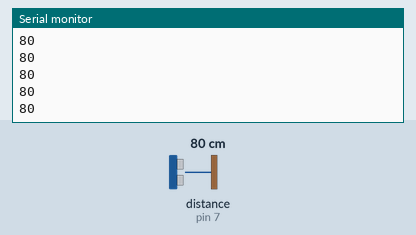
Recording of a sketch running on a simulated Arduino Uno, built with avr-gcc and run on an emulated ATmega328P. Parts: the last lines printed to the serial monitor. Wiring (inferred from the names in the program): ultrasonic range finder: trigger pin 6; echo pin 7. Inputs (shaded band) come from the test bench; at power-on: distance to the obstacle (sensor on pin 7) 80 cm. The echo pulse lasts 58.3 µs per cm.

Above: at 1.2 s.
1.3 s: distance to the obstacle (sensor on pin 7) set to 2 cm
At 2.2 s:
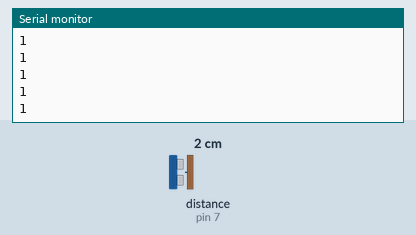
2.8 s: distance to the obstacle (sensor on pin 7) set to 4 cm
At 3.7 s:
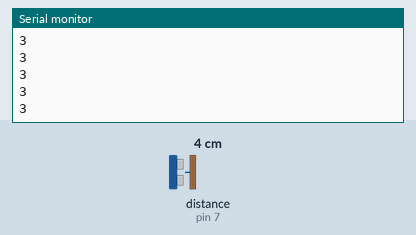
Timing chart, 0 to 5.8 s (numbered marks = the images above; inputs shaded):
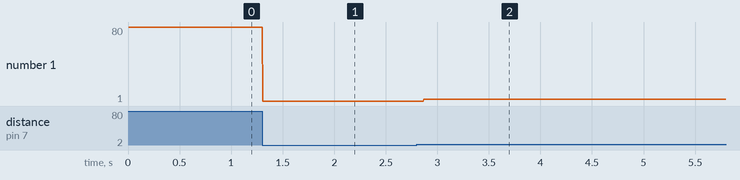

Measured:
- after the input at 1.3 s, the serial monitor: prints a new line at once (image 1)
- after the input at 2.8 s, the serial monitor: prints a new line after 0.07 s (image 2)
- plotted number 1: 80 → 1 after the input at 1.3 s, 1 → 3 after the input at 2.8 s

The sketch:

sketch_apr29a.ino
```cpp
int trig=6;
int echo=7;
long sure;
long mesafe;
void setup() {
  pinMode(trig,OUTPUT);
  pinMode(echo,INPUT);
  Serial.begin(9600);
}

void loop() {
 digitalWrite(trig,HIGH);
 delayMicroseconds(1000);
 digitalWrite(trig,LOW);
 sure=pulseIn(echo,HIGH);
 mesafe=(sure/2)/29.01;
 Serial.println(mesafe);

}
```
